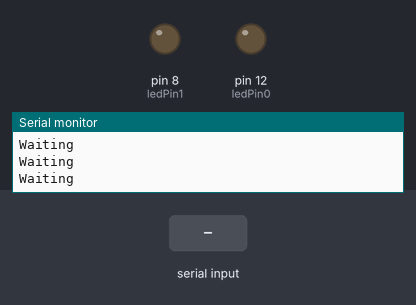
The sketch below on a simulated Arduino Uno, built with avr-gcc and run on an emulated ATmega328P. Parts: output pins drawn as LEDs (lit = HIGH), the last lines printed to the serial monitor. The test bench sets the inputs (shaded band).

Above: at 1.0 s.
1.1 s: "q" received over Serial
At 1.9 s:
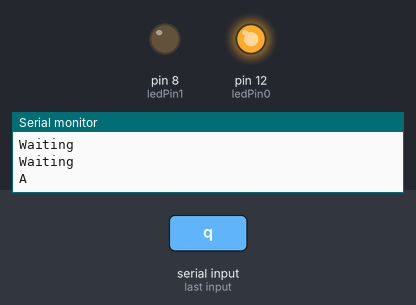
2.7 s: "w" received over Serial
At 3.1 s:
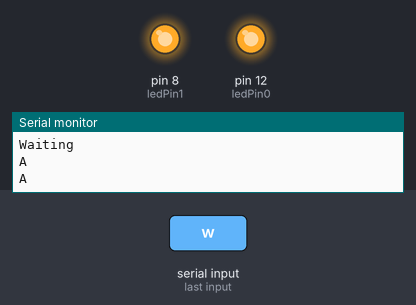
4.2 s: "a" received over Serial
At 5.4 s:
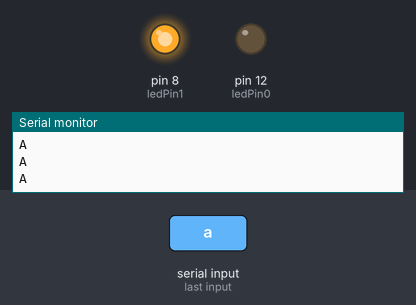
5.7 s: "s" received over Serial
At 6.6 s:
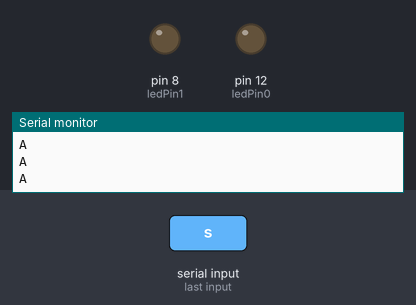
Timing chart, 0 to 8.2 s (numbered marks = the images above; inputs shaded):
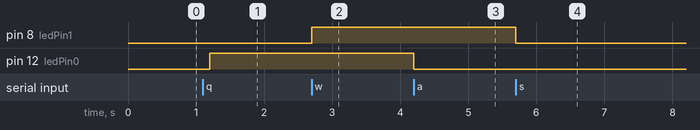

The sketch:

SerialCallResponseASCII.ino
```cpp
/*
  OGRE Control
*/

int inByte = 0;         // incoming serial byte
int ledPin0 = 12;
int ledPin1 = 8;

void setup()
{
  pinMode(ledPin0, OUTPUT);
  digitalWrite(ledPin0, LOW);

  pinMode(ledPin1, OUTPUT);
  digitalWrite(ledPin1, LOW);

  Serial.begin(115200);
  establishContact();  // send a byte to establish contact until receiver responds
}

void establishContact()
{
  while (Serial.available() <= 0) {
    Serial.println("Waiting");   // send an initial string
    delay(300);
  }
}

int valid = 1;
void loop()
{
  if (Serial.available() > 0) {
    valid = 1;

    // get incoming byte:
    inByte = Serial.read();
    if (inByte == 'a') {
      digitalWrite(ledPin0, LOW);
    } else if (inByte == 'q') {
      digitalWrite(ledPin0, HIGH);
    } else if (inByte == 's') {
      digitalWrite(ledPin1, LOW);
    } else if (inByte == 'w') {
      digitalWrite(ledPin1, HIGH);
    } else {
      valid = 0;
    }

    if (valid) {
      Serial.println("A");
    } else {
      Serial.println("N");
    }
  }
}
```

Measured:
- after the input at 1.1 s, pin 12 (ledPin0): LOW → HIGH after 0.10 s
- after the input at 2.7 s, pin 8 (ledPin1): LOW → HIGH at once
- after the input at 4.2 s, pin 12 (ledPin0): HIGH → LOW at once
- after the input at 5.7 s, pin 8 (ledPin1): HIGH → LOW at once
